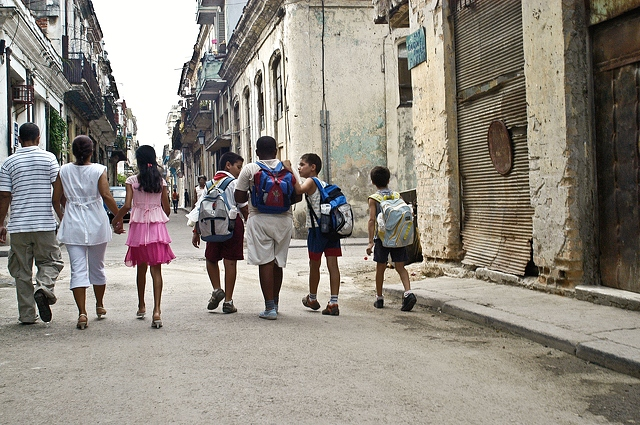
#> input picture Books/파이썬과 OpenCv를 이용한 컴퓨터 비전 학습/data/people.jpg, 640 x 425 px
$ python readImageInFile.py --path ../data/people.jpg
#> lines starting #> are read from the running program, lines starting #| are printed output that depends on the picture
import argparse
import cv2

parser = argparse.ArgumentParser()
parser.add_argument('--path', default='data/Lena.png', help='Image Path.')
params = parser.parse_args()
img = cv2.imread(params.path)
#> img is the input picture: shape (425, 640, 3); mean B, G, R 129.8, 138.9, 144.9

assert img is not None
print('read {}', format(params.path))
print('shape: ', img.shape)
#| shape:  (425, 640, 3)
print('dtype: ', img.dtype)
#| dtype:  uint8

img = cv2.imread(params.path, cv2.IMREAD_GRAYSCALE)
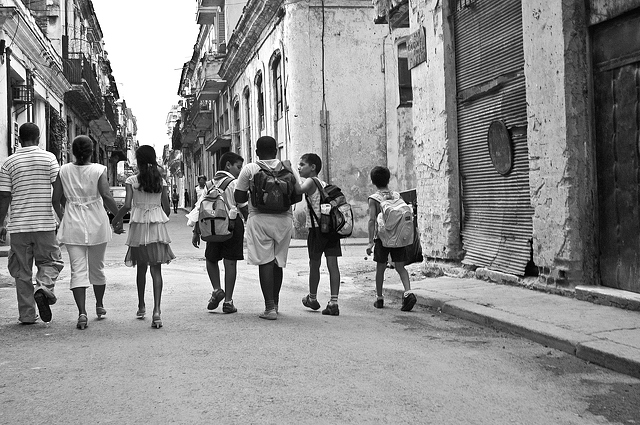
#> img: shape (425, 640); min 0, max 255, mean 139.6
assert img is not None
print('read {} as grayscale', format(params.path))
print('shape: ', img.shape)
#| shape:  (425, 640)
print('dtype: ', img.dtype)
#| dtype:  uint8
